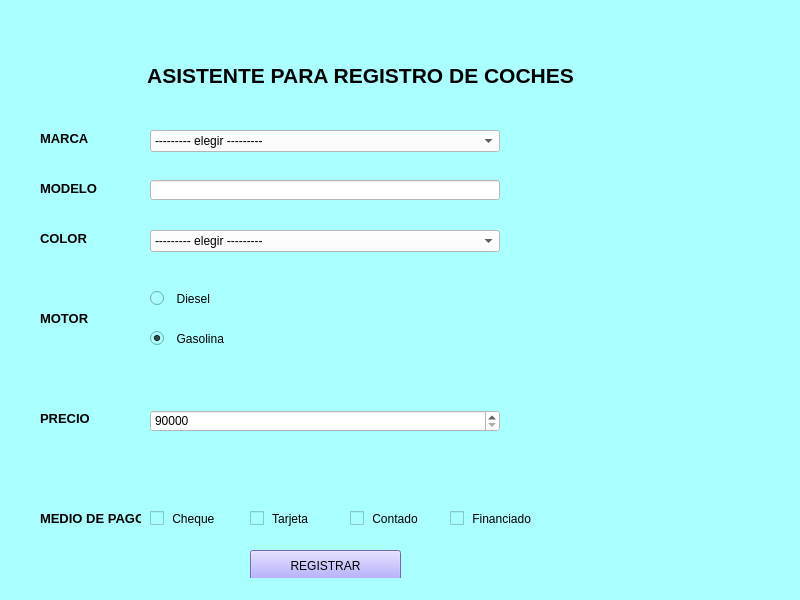
<?xml version="1.0" encoding="UTF-8"?>
<ui version="4.0">
 <class>MainWindow</class>
 <widget class="QMainWindow" name="MainWindow">
  <property name="geometry">
   <rect>
    <x>0</x>
    <y>0</y>
    <width>800</width>
    <height>600</height>
   </rect>
  </property>
  <property name="windowTitle">
   <string>MainWindow</string>
  </property>
  <property name="styleSheet">
   <string notr="true">background-color: rgb(170, 255, 255);</string>
  </property>
  <widget class="QWidget" name="centralwidget">
   <widget class="QLabel" name="label">
    <property name="geometry">
     <rect>
      <x>120</x>
      <y>50</y>
      <width>481</width>
      <height>51</height>
     </rect>
    </property>
    <property name="text">
     <string>&lt;html&gt;&lt;head/&gt;&lt;body&gt;&lt;p align=&quot;center&quot;&gt;&lt;span style=&quot; font-size:16pt; font-weight:600;&quot;&gt;ASISTENTE PARA REGISTRO DE COCHES&lt;/span&gt;&lt;/p&gt;&lt;/body&gt;&lt;/html&gt;</string>
    </property>
   </widget>
   <widget class="QComboBox" name="cbx_marca">
    <property name="geometry">
     <rect>
      <x>150</x>
      <y>130</y>
      <width>350</width>
      <height>22</height>
     </rect>
    </property>
    <property name="styleSheet">
     <string notr="true">background-color: rgb(255, 255, 255);</string>
    </property>
    <item>
     <property name="text">
      <string>--------- elegir ---------</string>
     </property>
    </item>
    <item>
     <property name="text">
      <string>Ferrari</string>
     </property>
    </item>
    <item>
     <property name="text">
      <string>Lamborghini</string>
     </property>
    </item>
    <item>
     <property name="text">
      <string>Lotus</string>
     </property>
    </item>
    <item>
     <property name="text">
      <string>McLaren</string>
     </property>
    </item>
    <item>
     <property name="text">
      <string>Porsche</string>
     </property>
    </item>
    <item>
     <property name="text">
      <string>Mazda</string>
     </property>
    </item>
    <item>
     <property name="text">
      <string>Ford</string>
     </property>
    </item>
    <item>
     <property name="text">
      <string>BMW</string>
     </property>
    </item>
    <item>
     <property name="text">
      <string>Mercedes</string>
     </property>
    </item>
   </widget>
   <widget class="QLineEdit" name="txt_modelo">
    <property name="geometry">
     <rect>
      <x>150</x>
      <y>180</y>
      <width>350</width>
      <height>20</height>
     </rect>
    </property>
    <property name="styleSheet">
     <string notr="true">background-color: rgb(255, 255, 255);</string>
    </property>
   </widget>
   <widget class="QLabel" name="label_2">
    <property name="geometry">
     <rect>
      <x>40</x>
      <y>130</y>
      <width>81</width>
      <height>16</height>
     </rect>
    </property>
    <property name="font">
     <font>
      <pointsize>10</pointsize>
      <weight>75</weight>
      <bold>true</bold>
     </font>
    </property>
    <property name="text">
     <string>MARCA</string>
    </property>
   </widget>
   <widget class="QLabel" name="label_3">
    <property name="geometry">
     <rect>
      <x>40</x>
      <y>180</y>
      <width>81</width>
      <height>16</height>
     </rect>
    </property>
    <property name="font">
     <font>
      <pointsize>10</pointsize>
      <weight>75</weight>
      <bold>true</bold>
     </font>
    </property>
    <property name="text">
     <string>MODELO</string>
    </property>
   </widget>
   <widget class="QLabel" name="label_4">
    <property name="geometry">
     <rect>
      <x>40</x>
      <y>230</y>
      <width>81</width>
      <height>16</height>
     </rect>
    </property>
    <property name="font">
     <font>
      <pointsize>10</pointsize>
      <weight>75</weight>
      <bold>true</bold>
     </font>
    </property>
    <property name="text">
     <string>COLOR</string>
    </property>
   </widget>
   <widget class="QComboBox" name="cbx_color">
    <property name="geometry">
     <rect>
      <x>150</x>
      <y>230</y>
      <width>350</width>
      <height>22</height>
     </rect>
    </property>
    <property name="styleSheet">
     <string notr="true">background-color: rgb(255, 255, 255);</string>
    </property>
    <item>
     <property name="text">
      <string>--------- elegir ---------</string>
     </property>
    </item>
    <item>
     <property name="text">
      <string>amarillo</string>
     </property>
    </item>
    <item>
     <property name="text">
      <string>rojo</string>
     </property>
    </item>
    <item>
     <property name="text">
      <string>azul</string>
     </property>
    </item>
    <item>
     <property name="text">
      <string>gris</string>
     </property>
    </item>
    <item>
     <property name="text">
      <string>naranja</string>
     </property>
    </item>
    <item>
     <property name="text">
      <string>negro</string>
     </property>
    </item>
   </widget>
   <widget class="QRadioButton" name="radio_diesel">
    <property name="geometry">
     <rect>
      <x>150</x>
      <y>290</y>
      <width>82</width>
      <height>17</height>
     </rect>
    </property>
    <property name="text">
     <string>  Diesel</string>
    </property>
   </widget>
   <widget class="QLabel" name="label_5">
    <property name="geometry">
     <rect>
      <x>40</x>
      <y>310</y>
      <width>81</width>
      <height>16</height>
     </rect>
    </property>
    <property name="font">
     <font>
      <pointsize>10</pointsize>
      <weight>75</weight>
      <bold>true</bold>
     </font>
    </property>
    <property name="text">
     <string>MOTOR</string>
    </property>
   </widget>
   <widget class="QRadioButton" name="radio_gasolina">
    <property name="geometry">
     <rect>
      <x>150</x>
      <y>330</y>
      <width>82</width>
      <height>17</height>
     </rect>
    </property>
    <property name="text">
     <string>  Gasolina</string>
    </property>
    <property name="checked">
     <bool>true</bool>
    </property>
   </widget>
   <widget class="QLabel" name="label_6">
    <property name="geometry">
     <rect>
      <x>40</x>
      <y>410</y>
      <width>81</width>
      <height>16</height>
     </rect>
    </property>
    <property name="font">
     <font>
      <pointsize>10</pointsize>
      <weight>75</weight>
      <bold>true</bold>
     </font>
    </property>
    <property name="text">
     <string>PRECIO</string>
    </property>
   </widget>
   <widget class="QSpinBox" name="spx_precio">
    <property name="geometry">
     <rect>
      <x>150</x>
      <y>410</y>
      <width>350</width>
      <height>22</height>
     </rect>
    </property>
    <property name="styleSheet">
     <string notr="true">background-color: rgb(255, 255, 255);</string>
    </property>
    <property name="minimum">
     <number>90000</number>
    </property>
    <property name="maximum">
     <number>999999</number>
    </property>
    <property name="singleStep">
     <number>10000</number>
    </property>
   </widget>
   <widget class="QLabel" name="label_7">
    <property name="geometry">
     <rect>
      <x>40</x>
      <y>510</y>
      <width>101</width>
      <height>16</height>
     </rect>
    </property>
    <property name="font">
     <font>
      <pointsize>10</pointsize>
      <weight>75</weight>
      <bold>true</bold>
     </font>
    </property>
    <property name="text">
     <string>MEDIO DE PAGO</string>
    </property>
   </widget>
   <widget class="QCheckBox" name="chx_cheque">
    <property name="geometry">
     <rect>
      <x>150</x>
      <y>510</y>
      <width>101</width>
      <height>17</height>
     </rect>
    </property>
    <property name="text">
     <string> Cheque</string>
    </property>
   </widget>
   <widget class="QCheckBox" name="chx_tarjeta">
    <property name="geometry">
     <rect>
      <x>250</x>
      <y>510</y>
      <width>101</width>
      <height>17</height>
     </rect>
    </property>
    <property name="text">
     <string> Tarjeta</string>
    </property>
   </widget>
   <widget class="QCheckBox" name="chx_contado">
    <property name="geometry">
     <rect>
      <x>350</x>
      <y>510</y>
      <width>101</width>
      <height>17</height>
     </rect>
    </property>
    <property name="text">
     <string> Contado</string>
    </property>
   </widget>
   <widget class="QPushButton" name="btn_registrar">
    <property name="geometry">
     <rect>
      <x>250</x>
      <y>550</y>
      <width>151</width>
      <height>31</height>
     </rect>
    </property>
    <property name="styleSheet">
     <string notr="true">background-color: rgb(157, 148, 255);</string>
    </property>
    <property name="text">
     <string>REGISTRAR</string>
    </property>
   </widget>
   <widget class="QCheckBox" name="chx_financiado">
    <property name="geometry">
     <rect>
      <x>450</x>
      <y>510</y>
      <width>101</width>
      <height>17</height>
     </rect>
    </property>
    <property name="text">
     <string> Financiado</string>
    </property>
   </widget>
   <widget class="QLabel" name="lbl_marca_ko">
    <property name="geometry">
     <rect>
      <x>530</x>
      <y>130</y>
      <width>221</width>
      <height>20</height>
     </rect>
    </property>
    <property name="text">
     <string/>
    </property>
   </widget>
   <widget class="QLabel" name="lbl_modelo_ko">
    <property name="geometry">
     <rect>
      <x>530</x>
      <y>180</y>
      <width>221</width>
      <height>20</height>
     </rect>
    </property>
    <property name="text">
     <string/>
    </property>
   </widget>
   <widget class="QLabel" name="lbl_color_ko">
    <property name="geometry">
     <rect>
      <x>530</x>
      <y>230</y>
      <width>221</width>
      <height>20</height>
     </rect>
    </property>
    <property name="text">
     <string/>
    </property>
   </widget>
   <widget class="QLabel" name="lbl_modo_pago_ko">
    <property name="geometry">
     <rect>
      <x>550</x>
      <y>510</y>
      <width>231</width>
      <height>20</height>
     </rect>
    </property>
    <property name="text">
     <string/>
    </property>
   </widget>
  </widget>
  <widget class="QStatusBar" name="statusbar"/>
 </widget>
 <resources/>
 <connections/>
</ui>
